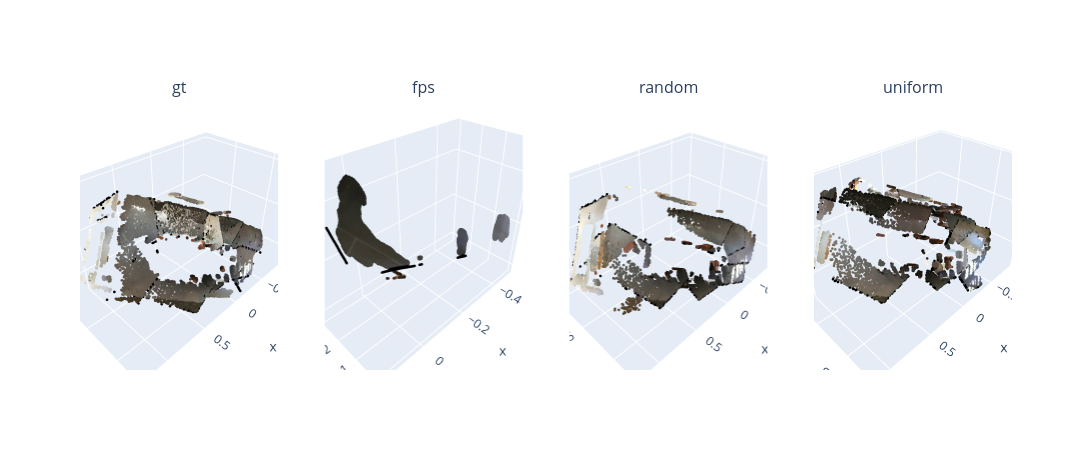

Notebook cell for this chart:
### Markdown cell above
## Visualize: GT + 3 methods (all aligned into GT's frame)

Unlike the ScanNet notebook, these 4 panels ARE in the same coordinate frame (ICP put them there), so overlay/side-by-side both make sense here.

### Code cell
import plotly.graph_objects as go
from plotly.subplots import make_subplots


def scatter3d(pts, colors, name, max_points=30000):
    if len(pts) > max_points:
        idx = np.random.default_rng(0).choice(len(pts), max_points, replace=False)
        pts, colors = pts[idx], colors[idx]
    return go.Scatter3d(
        x=pts[:, 0], y=pts[:, 1], z=pts[:, 2], mode="markers", name=name,
        marker=dict(size=1.5, color=[f"rgb({r},{g},{b})" for r, g, b in colors]),
    )


panel_order = ["gt", "fps", "random", "uniform"]
fig = make_subplots(rows=1, cols=4, specs=[[{"type": "scene"}] * 4], subplot_titles=panel_order)
for col, name in enumerate(panel_order, start=1):
    pts, colors = clouds[name]
    fig.add_trace(scatter3d(pts, colors, name), row=1, col=col)

fig.update_layout(
    height=450, width=1800, showlegend=False,
    **{f"scene{i if i > 1 else ''}": dict(aspectmode="data") for i in range(1, 5)},
)
fig.show()

### Figure 1 — Plotly figure (JSON) as saved in the notebook; plotly's stock layout.template omitted (floating-point values rounded to 4 significant figures; data arrays with more than 128 entries replaced by an {"elided": "..."} marker saying what was removed)
{"data": [{"marker": {"color": {"elided": "30000 str values"}, "size": 1.5}, "mode": "markers", "name": "gt", "scene": "scene", "type": "scatter3d", "x": {"elided": "30000 float values"}, "y": {"elided": "30000 float values"}, "z": {"elided": "30000 float values"}}, {"marker": {"color": {"elided": "10481 str values"}, "size": 1.5}, "mode": "markers", "name": "fps", "scene": "scene2", "type": "scatter3d", "x": {"elided": "10481 float values"}, "y": {"elided": "10481 float values"}, "z": {"elided": "10481 float values"}}, {"marker": {"color": {"elided": "20000 str values"}, "size": 1.5}, "mode": "markers", "name": "random", "scene": "scene3", "type": "scatter3d", "x": {"elided": "20000 float values"}, "y": {"elided": "20000 float values"}, "z": {"elided": "20000 float values"}}, {"marker": {"color": {"elided": "20000 str values"}, "size": 1.5}, "mode": "markers", "name": "uniform", "scene": "scene4", "type": "scatter3d", "x": {"elided": "20000 float values"}, "y": {"elided": "20000 float values"}, "z": {"elided": "20000 float values"}}], "layout": {"annotations": [{"font": {"size": 16}, "showarrow": false, "text": "gt", "x": 0.1062, "xanchor": "center", "xref": "paper", "y": 1, "yanchor": "bottom", "yref": "paper"}, {"font": {"size": 16}, "showarrow": false, "text": "fps", "x": 0.3688, "xanchor": "center", "xref": "paper", "y": 1, "yanchor": "bottom", "yref": "paper"}, {"font": {"size": 16}, "showarrow": false, "text": "random", "x": 0.6313, "xanchor": "center", "xref": "paper", "y": 1, "yanchor": "bottom", "yref": "paper"}, {"font": {"size": 16}, "showarrow": false, "text": "uniform", "x": 0.8938, "xanchor": "center", "xref": "paper", "y": 1, "yanchor": "bottom", "yref": "paper"}], "height": 450, "scene": {"aspectmode": "data", "domain": {"x": [0, 0.2125], "y": [0, 1]}}, "scene2": {"aspectmode": "data", "domain": {"x": [0.2625, 0.475], "y": [0, 1]}}, "scene3": {"aspectmode": "data", "domain": {"x": [0.525, 0.7375], "y": [0, 1]}}, "scene4": {"aspectmode": "data", "domain": {"x": [0.7875, 1], "y": [0, 1]}}, "showlegend": false, "width": 1800}}
